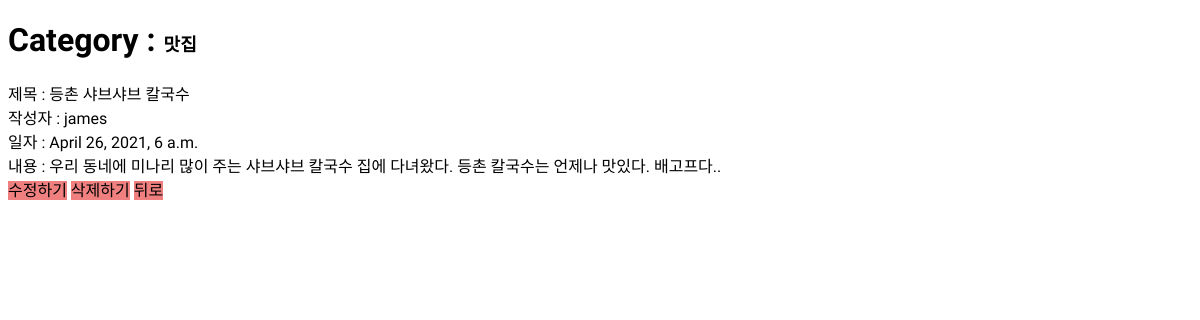
The app's page /detail/2 with its own data.
### readdataapp/models.py (models this page shows, shortened)
class Article(models.Model):
    category = models.ForeignKey(Category, on_delete=models.CASCADE, related_name='article')
    writer = models.CharField(max_length=64)
    title = models.CharField(max_length=64)
    contents = models.TextField()
    date = models.DateTimeField(auto_now=True)
    is_delated = models.BooleanField(default=False)

class Category(models.Model):
    name = models.CharField(max_length=64)
    def __str__(self):
        return self.name

### readdataapp/views.py (the view)
# urls.py: path('detail/<int:article_pk>', views.detail, name='detail'),
def detail(request, article_pk):
    article = Article.objects.filter(pk=article_pk).first()
    context = {
        'article' : article,
        'article_pk' : article_pk,
    }
    return render(request, 'detail.html', context)

### readdataapp/templates/detail.html (shortened to what this page needs)
<!DOCTYPE html>
<html lang="ko">
<head>
    {% load static %}
    <link rel="stylesheet" type="text/css" href="{% static 'css/index.css' %}">
    <link rel="stylesheet" type="text/css" href="{% static 'css/category.css' %}">
</head>
<body>
    <h1>Category : <span class="heading">{{article.category}}</span></h1>
    제목 : {{article.title}}  <br>
    작성자 : {{article.writer}} <br>
    일자 : {{article.date}} <br>
    내용 : {{article.contents}}<br>
    <a href="{% url 'edit' article.pk %}">수정하기</a>
    <a onclick="return confirm('정말 삭제하시겠습니까?');" href="{% url 'delete' article.pk %}">삭제하기</a>
    <a href="{% url 'category' article.category.pk %}">뒤로</a>
</body>
</html>

### readdataapp/static/css/index.css (style rules this page uses)
body { font-family: 'Gaegu', cursive; font-size: 16px; }
a { color: lightcoral; text-decoration: none; }

### readdataapp/static/css/category.css (style rules this page uses)
.heading { font-size: 18px; }

### readdataapp/templates/detail.html (style rules this page uses)
a { color: black; background-color: lightcoral; }

### records on screen
Article: category "맛집", title "등촌 샤브샤브 칼국수", writer "james", date "April 26, 2021, 6 a.m.", contents "우리 동네에 미나리 많이 주는 샤브샤브 칼국수 집에 다녀왔다. 등촌 칼국수는 언제나 맛있다. 배고프다.."
